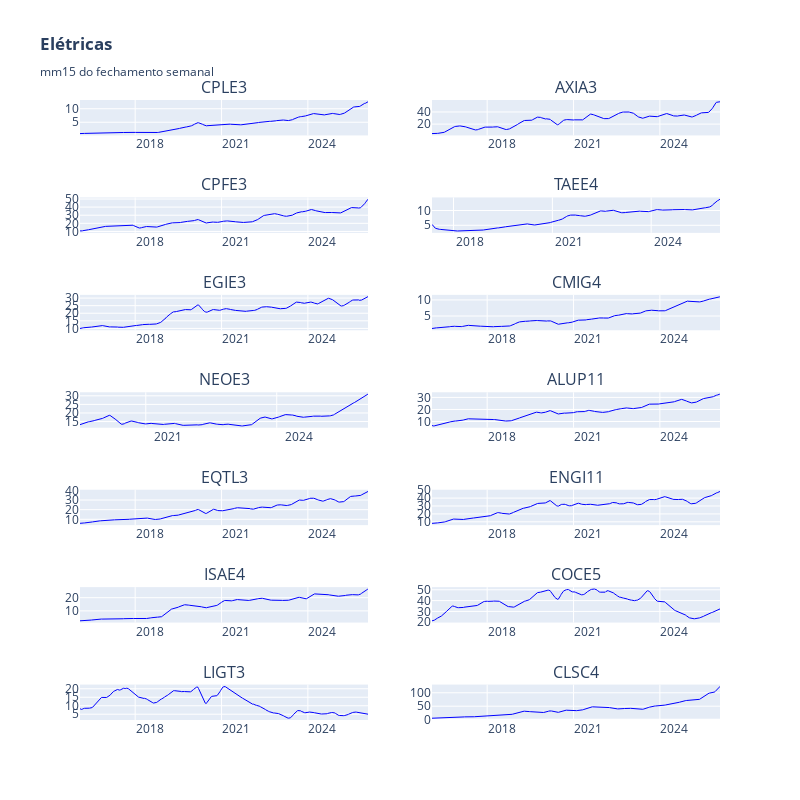

Notebook code cell kept with this figure:
### Code cell
# grafico
height=800
width=800

mma = 15
fig = make_subplots(
    rows=math.ceil(len(tickers)/2), cols=2, shared_xaxes=False, 
    subplot_titles=tickers, 
    vertical_spacing=0.1
)

for i, ticker in enumerate(tickers):
    df = data_dict[ticker][('Close', ticker+'.SA')]  
    avg = df.rolling(window=mma, min_periods=1).mean()
    
    row = (i // 2) + 1
    col = (i % 2) + 1

    fig.add_trace(go.Scatter(
        x=df.index, y=avg, mode='lines',
        line=dict(color='blue', width=1),
        name="Média", showlegend=False), row=row, col=col)

fig.update_layout(title_text=f"<b>Elétricas</b><br><sub>mm{mma} do fechamento semanal</sub>",
                  height= height, width=width)
fig.update_xaxes(rangeslider_visible=False,
    tickformat="%Y",  # Mostrar apenas o ano
    dtick="M36",  # Intervalo de meses entre os ticks
    ticklabelmode="period"  # Coloca o rótulo no início do período)
)
fig.show()

### Figure 1 — Plotly figure (JSON) as saved in the notebook; plotly's stock layout.template omitted (floating-point values rounded to 4 significant figures; data arrays with more than 128 entries replaced by an {"elided": "..."} marker saying what was removed)
{"data": [{"line": {"color": "blue", "width": 1}, "mode": "lines", "name": "Média", "showlegend": false, "type": "scatter", "x": {"elided": "523 str values"}, "xaxis": "x", "y": {"elided": "523 float values"}, "yaxis": "y"}, {"line": {"color": "blue", "width": 1}, "mode": "lines", "name": "Média", "showlegend": false, "type": "scatter", "x": {"elided": "523 str values"}, "xaxis": "x2", "y": {"elided": "523 float values"}, "yaxis": "y2"}, {"line": {"color": "blue", "width": 1}, "mode": "lines", "name": "Média", "showlegend": false, "type": "scatter", "x": {"elided": "523 str values"}, "xaxis": "x3", "y": {"elided": "523 float values"}, "yaxis": "y3"}, {"line": {"color": "blue", "width": 1}, "mode": "lines", "name": "Média", "showlegend": false, "type": "scatter", "x": {"elided": "457 str values"}, "xaxis": "x4", "y": {"elided": "457 float values"}, "yaxis": "y4"}, {"line": {"color": "blue", "width": 1}, "mode": "lines", "name": "Média", "showlegend": false, "type": "scatter", "x": {"elided": "523 str values"}, "xaxis": "x5", "y": {"elided": "523 float values"}, "yaxis": "y5"}, {"line": {"color": "blue", "width": 1}, "mode": "lines", "name": "Média", "showlegend": false, "type": "scatter", "x": {"elided": "523 str values"}, "xaxis": "x6", "y": {"elided": "523 float values"}, "yaxis": "y6"}, {"line": {"color": "blue", "width": 1}, "mode": "lines", "name": "Média", "showlegend": false, "type": "scatter", "x": {"elided": "345 str values"}, "xaxis": "x7", "y": {"elided": "345 float values"}, "yaxis": "y7"}, {"line": {"color": "blue", "width": 1}, "mode": "lines", "name": "Média", "showlegend": false, "type": "scatter", "x": {"elided": "523 str values"}, "xaxis": "x8", "y": {"elided": "523 float values"}, "yaxis": "y8"}, {"line": {"color": "blue", "width": 1}, "mode": "lines", "name": "Média", "showlegend": false, "type": "scatter", "x": {"elided": "523 str values"}, "xaxis": "x9", "y": {"elided": "523 float values"}, "yaxis": "y9"}, {"line": {"color": "blue", "width": 1}, "mode": "lines", "name": "Média", "showlegend": false, "type": "scatter", "x": {"elided": "523 str values"}, "xaxis": "x10", "y": {"elided": "523 float values"}, "yaxis": "y10"}, {"line": {"color": "blue", "width": 1}, "mode": "lines", "name": "Média", "showlegend": false, "type": "scatter", "x": {"elided": "523 str values"}, "xaxis": "x11", "y": {"elided": "523 float values"}, "yaxis": "y11"}, {"line": {"color": "blue", "width": 1}, "mode": "lines", "name": "Média", "showlegend": false, "type": "scatter", "x": {"elided": "523 str values"}, "xaxis": "x12", "y": {"elided": "523 float values"}, "yaxis": "y12"}, {"line": {"color": "blue", "width": 1}, "mode": "lines", "name": "Média", "showlegend": false, "type": "scatter", "x": {"elided": "523 str values"}, "xaxis": "x13", "y": {"elided": "523 float values"}, "yaxis": "y13"}, {"line": {"color": "blue", "width": 1}, "mode": "lines", "name": "Média", "showlegend": false, "type": "scatter", "x": {"elided": "523 str values"}, "xaxis": "x14", "y": {"elided": "523 float values"}, "yaxis": "y14"}], "layout": {"annotations": [{"font": {"size": 16}, "showarrow": false, "text": "CPLE3", "x": 0.225, "xanchor": "center", "xref": "paper", "y": 1, "yanchor": "bottom", "yref": "paper"}, {"font": {"size": 16}, "showarrow": false, "text": "AXIA3", "x": 0.775, "xanchor": "center", "xref": "paper", "y": 1, "yanchor": "bottom", "yref": "paper"}, {"font": {"size": 16}, "showarrow": false, "text": "CPFE3", "x": 0.225, "xanchor": "center", "xref": "paper", "y": 0.8429, "yanchor": "bottom", "yref": "paper"}, {"font": {"size": 16}, "showarrow": false, "text": "TAEE4", "x": 0.775, "xanchor": "center", "xref": "paper", "y": 0.8429, "yanchor": "bottom", "yref": "paper"}, {"font": {"size": 16}, "showarrow": false, "text": "EGIE3", "x": 0.225, "xanchor": "center", "xref": "paper", "y": 0.6857, "yanchor": "bottom", "yref": "paper"}, {"font": {"size": 16}, "showarrow": false, "text": "CMIG4", "x": 0.775, "xanchor": "center", "xref": "paper", "y": 0.6857, "yanchor": "bottom", "yref": "paper"}, {"font": {"size": 16}, "showarrow": false, "text": "NEOE3", "x": 0.225, "xanchor": "center", "xref": "paper", "y": 0.5286, "yanchor": "bottom", "yref": "paper"}, {"font": {"size": 16}, "showarrow": false, "text": "ALUP11", "x": 0.775, "xanchor": "center", "xref": "paper", "y": 0.5286, "yanchor": "bottom", "yref": "paper"}, {"font": {"size": 16}, "showarrow": false, "text": "EQTL3", "x": 0.225, "xanchor": "center", "xref": "paper", "y": 0.3714, "yanchor": "bottom", "yref": "paper"}, {"font": {"size": 16}, "showarrow": false, "text": "ENGI11", "x": 0.775, "xanchor": "center", "xref": "paper", "y": 0.3714, "yanchor": "bottom", "yref": "paper"}, {"font": {"size": 16}, "showarrow": false, "text": "ISAE4", "x": 0.225, "xanchor": "center", "xref": "paper", "y": 0.2143, "yanchor": "bottom", "yref": "paper"}, {"font": {"size": 16}, "showarrow": false, "text": "COCE5", "x": 0.775, "xanchor": "center", "xref": "paper", "y": 0.2143, "yanchor": "bottom", "yref": "paper"}, {"font": {"size": 16}, "showarrow": false, "text": "LIGT3", "x": 0.225, "xanchor": "center", "xref": "paper", "y": 0.05714, "yanchor": "bottom", "yref": "paper"}, {"font": {"size": 16}, "showarrow": false, "text": "CLSC4", "x": 0.775, "xanchor": "center", "xref": "paper", "y": 0.05714, "yanchor": "bottom", "yref": "paper"}], "height": 800, "title": {"text": "<b>Elétricas</b><br><sub>mm15 do fechamento semanal</sub>"}, "width": 800, "xaxis": {"anchor": "y", "domain": [0, 0.45], "dtick": "M36", "rangeslider": {"visible": false}, "tickformat": "%Y", "ticklabelmode": "period"}, "xaxis10": {"anchor": "y10", "domain": [0.55, 1], "dtick": "M36", "rangeslider": {"visible": false}, "tickformat": "%Y", "ticklabelmode": "period"}, "xaxis11": {"anchor": "y11", "domain": [0, 0.45], "dtick": "M36", "rangeslider": {"visible": false}, "tickformat": "%Y", "ticklabelmode": "period"}, "xaxis12": {"anchor": "y12", "domain": [0.55, 1], "dtick": "M36", "rangeslider": {"visible": false}, "tickformat": "%Y", "ticklabelmode": "period"}, "xaxis13": {"anchor": "y13", "domain": [0, 0.45], "dtick": "M36", "rangeslider": {"visible": false}, "tickformat": "%Y", "ticklabelmode": "period"}, "xaxis14": {"anchor": "y14", "domain": [0.55, 1], "dtick": "M36", "rangeslider": {"visible": false}, "tickformat": "%Y", "ticklabelmode": "period"}, "xaxis2": {"anchor": "y2", "domain": [0.55, 1], "dtick": "M36", "rangeslider": {"visible": false}, "tickformat": "%Y", "ticklabelmode": "period"}, "xaxis3": {"anchor": "y3", "domain": [0, 0.45], "dtick": "M36", "rangeslider": {"visible": false}, "tickformat": "%Y", "ticklabelmode": "period"}, "xaxis4": {"anchor": "y4", "domain": [0.55, 1], "dtick": "M36", "rangeslider": {"visible": false}, "tickformat": "%Y", "ticklabelmode": "period"}, "xaxis5": {"anchor": "y5", "domain": [0, 0.45], "dtick": "M36", "rangeslider": {"visible": false}, "tickformat": "%Y", "ticklabelmode": "period"}, "xaxis6": {"anchor": "y6", "domain": [0.55, 1], "dtick": "M36", "rangeslider": {"visible": false}, "tickformat": "%Y", "ticklabelmode": "period"}, "xaxis7": {"anchor": "y7", "domain": [0, 0.45], "dtick": "M36", "rangeslider": {"visible": false}, "tickformat": "%Y", "ticklabelmode": "period"}, "xaxis8": {"anchor": "y8", "domain": [0.55, 1], "dtick": "M36", "rangeslider": {"visible": false}, "tickformat": "%Y", "ticklabelmode": "period"}, "xaxis9": {"anchor": "y9", "domain": [0, 0.45], "dtick": "M36", "rangeslider": {"visible": false}, "tickformat": "%Y", "ticklabelmode": "period"}, "yaxis": {"anchor": "x", "domain": [0.9429, 1]}, "yaxis10": {"anchor": "x10", "domain": [0.3143, 0.3714]}, "yaxis11": {"anchor": "x11", "domain": [0.1571, 0.2143]}, "yaxis12": {"anchor": "x12", "domain": [0.1571, 0.2143]}, "yaxis13": {"anchor": "x13", "domain": [0, 0.05714]}, "yaxis14": {"anchor": "x14", "domain": [0, 0.05714]}, "yaxis2": {"anchor": "x2", "domain": [0.9429, 1]}, "yaxis3": {"anchor": "x3", "domain": [0.7857, 0.8429]}, "yaxis4": {"anchor": "x4", "domain": [0.7857, 0.8429]}, "yaxis5": {"anchor": "x5", "domain": [0.6286, 0.6857]}, "yaxis6": {"anchor": "x6", "domain": [0.6286, 0.6857]}, "yaxis7": {"anchor": "x7", "domain": [0.4714, 0.5286]}, "yaxis8": {"anchor": "x8", "domain": [0.4714, 0.5286]}, "yaxis9": {"anchor": "x9", "domain": [0.3143, 0.3714]}}}
